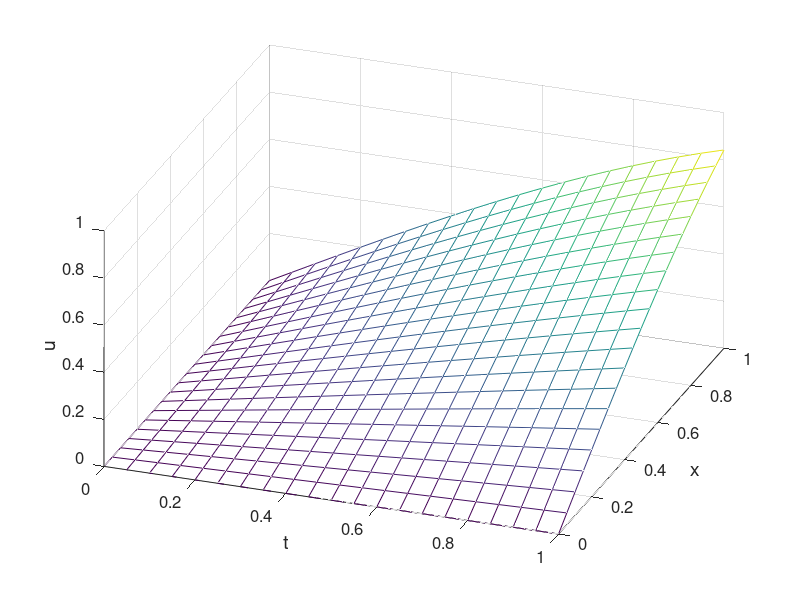

MATLAB code for this plot:
% fdm_wave.m
% finite difference method for wave equation
% u_{tt}=u_{xx}+f(x,t), (x,t) in (0,1)x(0,1],
% u(x,0)=0, u_t(x,0)=x, x in [0,1],
% u(0,t)=0, u(1,t)=sin(t), t in (0,1].
% f(x,t)=cos(x+t)+sin(x+t),
% exact solution: u(x,t)=sin(x+t)
clear all; close all;
a=1; 
h=0.05; x=0:h:1;
tau=0.05; t=0:tau:1;
r=a*tau/h; 
M=length(x)-1; N=length(t)-1;
[T,X]=meshgrid(t,x);
% constructing the coefficient matrix
e=r^2*ones(M-1,1);
A=spdiags([e 2*(1-e) e],[-1 0 1],M-1,M-1);
% setting initial and boundary conditions
un=zeros(M+1,N+1);
un(:,1)=0; un(:,2)=tau*x;
un(1,:)=0; un(end,:)=sin(t);
for n=2:N
    un(2:M,n+1)=A*un(2:M,n)-un(2:M,n-1)+ ...
        tau^2*(T(2:M,n).^2-X(2:M,n).^2).*sin(X(2:M,n).*T(2:M,n));
    un(2,n+1)=un(2,n+1)+r^2*un(1,n);
    un(M,n+1)=un(M,n+1)+r^2*un(end,n);
end
% plot the figure
mesh(t,x,un), view(20,40)
set(gca,'fontsize',12)
xlabel('t','fontsize',14) 
ylabel('x','fontsize',14)
zlabel('u','fontsize',14)

% calculating maximum error
ue=sin(X.*T);
Error=max(max(abs(ue-un)))

% print -dpng -r600 fdm_wave.png
% print -depsc2 fdm_wave.eps
